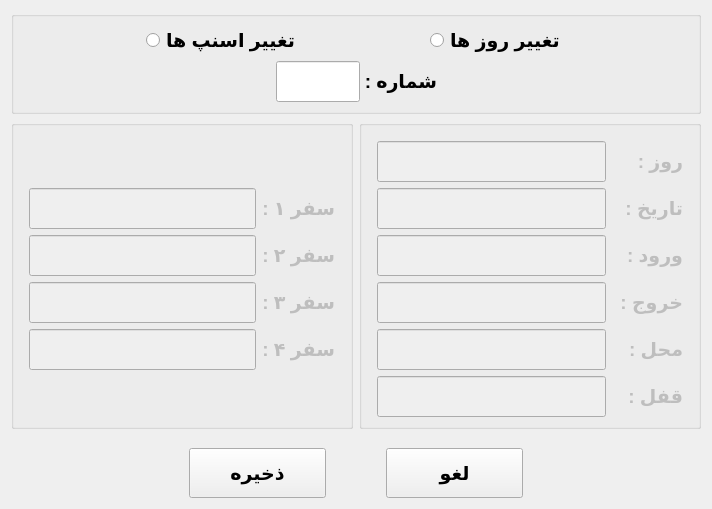
<?xml version="1.0" encoding="UTF-8"?>
<ui version="4.0">
 <class>edit_items</class>
 <widget class="QWidget" name="edit_items">
  <property name="geometry">
   <rect>
    <x>0</x>
    <y>0</y>
    <width>712</width>
    <height>509</height>
   </rect>
  </property>
  <property name="windowTitle">
   <string>Edit Items</string>
  </property>
  <layout class="QGridLayout" name="gridLayout_4">
   <item row="0" column="0" colspan="2">
    <widget class="QGroupBox" name="groupBox_3">
     <property name="title">
      <string/>
     </property>
     <layout class="QGridLayout" name="gridLayout_3">
      <item row="0" column="0">
       <layout class="QHBoxLayout" name="horizontalLayout">
        <item>
         <spacer name="horizontalSpacer_5">
          <property name="orientation">
           <enum>Qt::Horizontal</enum>
          </property>
          <property name="sizeHint" stdset="0">
           <size>
            <width>40</width>
            <height>20</height>
           </size>
          </property>
         </spacer>
        </item>
        <item>
         <widget class="QRadioButton" name="RbSnapp">
          <property name="font">
           <font>
            <pointsize>14</pointsize>
            <bold>true</bold>
           </font>
          </property>
          <property name="text">
           <string>تغییر اسنپ ها</string>
          </property>
          <property name="checked">
           <bool>false</bool>
          </property>
         </widget>
        </item>
        <item>
         <spacer name="horizontalSpacer_4">
          <property name="orientation">
           <enum>Qt::Horizontal</enum>
          </property>
          <property name="sizeHint" stdset="0">
           <size>
            <width>40</width>
            <height>20</height>
           </size>
          </property>
         </spacer>
        </item>
        <item>
         <widget class="QRadioButton" name="RbDay">
          <property name="font">
           <font>
            <pointsize>14</pointsize>
            <bold>true</bold>
           </font>
          </property>
          <property name="text">
           <string>تغییر روز ها</string>
          </property>
         </widget>
        </item>
        <item>
         <spacer name="horizontalSpacer_6">
          <property name="orientation">
           <enum>Qt::Horizontal</enum>
          </property>
          <property name="sizeHint" stdset="0">
           <size>
            <width>40</width>
            <height>20</height>
           </size>
          </property>
         </spacer>
        </item>
       </layout>
      </item>
      <item row="1" column="0">
       <layout class="QHBoxLayout" name="horizontalLayout_2" stretch="4,1,1,4">
        <item>
         <spacer name="horizontalSpacer_2">
          <property name="orientation">
           <enum>Qt::Horizontal</enum>
          </property>
          <property name="sizeHint" stdset="0">
           <size>
            <width>40</width>
            <height>20</height>
           </size>
          </property>
         </spacer>
        </item>
        <item>
         <widget class="QLineEdit" name="number">
          <property name="minimumSize">
           <size>
            <width>84</width>
            <height>41</height>
           </size>
          </property>
          <property name="font">
           <font>
            <pointsize>14</pointsize>
            <bold>true</bold>
           </font>
          </property>
         </widget>
        </item>
        <item>
         <widget class="QLabel" name="label_12">
          <property name="minimumSize">
           <size>
            <width>71</width>
            <height>41</height>
           </size>
          </property>
          <property name="font">
           <font>
            <pointsize>14</pointsize>
            <bold>true</bold>
           </font>
          </property>
          <property name="text">
           <string>شماره :</string>
          </property>
         </widget>
        </item>
        <item>
         <spacer name="horizontalSpacer_3">
          <property name="orientation">
           <enum>Qt::Horizontal</enum>
          </property>
          <property name="sizeHint" stdset="0">
           <size>
            <width>40</width>
            <height>20</height>
           </size>
          </property>
         </spacer>
        </item>
       </layout>
      </item>
     </layout>
    </widget>
   </item>
   <item row="1" column="0">
    <widget class="QGroupBox" name="groupBox">
     <property name="enabled">
      <bool>false</bool>
     </property>
     <property name="title">
      <string/>
     </property>
     <layout class="QVBoxLayout" name="verticalLayout">
      <property name="leftMargin">
       <number>15</number>
      </property>
      <property name="topMargin">
       <number>15</number>
      </property>
      <property name="rightMargin">
       <number>15</number>
      </property>
      <item>
       <layout class="QGridLayout" name="gridLayout_2">
        <item row="0" column="0">
         <widget class="QLineEdit" name="LeS1">
          <property name="minimumSize">
           <size>
            <width>135</width>
            <height>41</height>
           </size>
          </property>
          <property name="font">
           <font>
            <pointsize>14</pointsize>
            <bold>true</bold>
           </font>
          </property>
         </widget>
        </item>
        <item row="0" column="1">
         <widget class="QLabel" name="label_9">
          <property name="minimumSize">
           <size>
            <width>71</width>
            <height>41</height>
           </size>
          </property>
          <property name="font">
           <font>
            <pointsize>14</pointsize>
            <bold>true</bold>
           </font>
          </property>
          <property name="text">
           <string>سفر ۱ :</string>
          </property>
         </widget>
        </item>
        <item row="1" column="0">
         <widget class="QLineEdit" name="LeS2">
          <property name="minimumSize">
           <size>
            <width>0</width>
            <height>41</height>
           </size>
          </property>
          <property name="font">
           <font>
            <pointsize>14</pointsize>
            <bold>true</bold>
           </font>
          </property>
         </widget>
        </item>
        <item row="1" column="1">
         <widget class="QLabel" name="label_10">
          <property name="minimumSize">
           <size>
            <width>71</width>
            <height>41</height>
           </size>
          </property>
          <property name="font">
           <font>
            <pointsize>14</pointsize>
            <bold>true</bold>
           </font>
          </property>
          <property name="text">
           <string>سفر ۲ :</string>
          </property>
         </widget>
        </item>
        <item row="2" column="0">
         <widget class="QLineEdit" name="LeS3">
          <property name="minimumSize">
           <size>
            <width>0</width>
            <height>41</height>
           </size>
          </property>
          <property name="font">
           <font>
            <pointsize>14</pointsize>
            <bold>true</bold>
           </font>
          </property>
         </widget>
        </item>
        <item row="2" column="1">
         <widget class="QLabel" name="label_7">
          <property name="minimumSize">
           <size>
            <width>71</width>
            <height>41</height>
           </size>
          </property>
          <property name="font">
           <font>
            <pointsize>14</pointsize>
            <bold>true</bold>
           </font>
          </property>
          <property name="text">
           <string>سفر ۳ :</string>
          </property>
         </widget>
        </item>
        <item row="3" column="0">
         <widget class="QLineEdit" name="LeS4">
          <property name="minimumSize">
           <size>
            <width>0</width>
            <height>41</height>
           </size>
          </property>
          <property name="font">
           <font>
            <pointsize>14</pointsize>
            <bold>true</bold>
           </font>
          </property>
         </widget>
        </item>
        <item row="3" column="1">
         <widget class="QLabel" name="label_8">
          <property name="minimumSize">
           <size>
            <width>71</width>
            <height>41</height>
           </size>
          </property>
          <property name="font">
           <font>
            <pointsize>14</pointsize>
            <bold>true</bold>
           </font>
          </property>
          <property name="text">
           <string>سفر ۴ :</string>
          </property>
         </widget>
        </item>
       </layout>
      </item>
     </layout>
    </widget>
   </item>
   <item row="1" column="1">
    <widget class="QGroupBox" name="groupBox_2">
     <property name="enabled">
      <bool>false</bool>
     </property>
     <property name="title">
      <string/>
     </property>
     <layout class="QVBoxLayout" name="verticalLayout_2">
      <property name="leftMargin">
       <number>15</number>
      </property>
      <property name="topMargin">
       <number>15</number>
      </property>
      <property name="rightMargin">
       <number>15</number>
      </property>
      <item>
       <layout class="QGridLayout" name="gridLayout">
        <item row="0" column="0">
         <widget class="QLineEdit" name="LeDay">
          <property name="minimumSize">
           <size>
            <width>221</width>
            <height>41</height>
           </size>
          </property>
          <property name="font">
           <font>
            <pointsize>14</pointsize>
            <bold>true</bold>
           </font>
          </property>
         </widget>
        </item>
        <item row="0" column="1">
         <widget class="QLabel" name="label">
          <property name="minimumSize">
           <size>
            <width>71</width>
            <height>41</height>
           </size>
          </property>
          <property name="font">
           <font>
            <pointsize>14</pointsize>
            <bold>true</bold>
           </font>
          </property>
          <property name="text">
           <string>روز :</string>
          </property>
         </widget>
        </item>
        <item row="1" column="0">
         <widget class="QLineEdit" name="LeDate">
          <property name="minimumSize">
           <size>
            <width>221</width>
            <height>41</height>
           </size>
          </property>
          <property name="font">
           <font>
            <pointsize>14</pointsize>
            <bold>true</bold>
           </font>
          </property>
         </widget>
        </item>
        <item row="1" column="1">
         <widget class="QLabel" name="label_3">
          <property name="minimumSize">
           <size>
            <width>71</width>
            <height>41</height>
           </size>
          </property>
          <property name="font">
           <font>
            <pointsize>14</pointsize>
            <bold>true</bold>
           </font>
          </property>
          <property name="text">
           <string>تاریخ :</string>
          </property>
         </widget>
        </item>
        <item row="2" column="0">
         <widget class="QLineEdit" name="LeLogin">
          <property name="minimumSize">
           <size>
            <width>221</width>
            <height>41</height>
           </size>
          </property>
          <property name="font">
           <font>
            <pointsize>14</pointsize>
            <bold>true</bold>
           </font>
          </property>
         </widget>
        </item>
        <item row="2" column="1">
         <widget class="QLabel" name="label_2">
          <property name="minimumSize">
           <size>
            <width>71</width>
            <height>41</height>
           </size>
          </property>
          <property name="font">
           <font>
            <pointsize>14</pointsize>
            <bold>true</bold>
           </font>
          </property>
          <property name="text">
           <string>ورود :</string>
          </property>
         </widget>
        </item>
        <item row="3" column="0">
         <widget class="QLineEdit" name="LeExit">
          <property name="minimumSize">
           <size>
            <width>221</width>
            <height>41</height>
           </size>
          </property>
          <property name="font">
           <font>
            <pointsize>14</pointsize>
            <bold>true</bold>
           </font>
          </property>
         </widget>
        </item>
        <item row="3" column="1">
         <widget class="QLabel" name="label_4">
          <property name="minimumSize">
           <size>
            <width>71</width>
            <height>41</height>
           </size>
          </property>
          <property name="font">
           <font>
            <pointsize>14</pointsize>
            <bold>true</bold>
           </font>
          </property>
          <property name="text">
           <string>خروج :</string>
          </property>
         </widget>
        </item>
        <item row="4" column="0">
         <widget class="QLineEdit" name="LeLocation">
          <property name="minimumSize">
           <size>
            <width>221</width>
            <height>41</height>
           </size>
          </property>
          <property name="font">
           <font>
            <pointsize>14</pointsize>
            <bold>true</bold>
           </font>
          </property>
         </widget>
        </item>
        <item row="4" column="1">
         <widget class="QLabel" name="label_5">
          <property name="minimumSize">
           <size>
            <width>71</width>
            <height>41</height>
           </size>
          </property>
          <property name="font">
           <font>
            <pointsize>14</pointsize>
            <bold>true</bold>
           </font>
          </property>
          <property name="text">
           <string>محل :</string>
          </property>
         </widget>
        </item>
        <item row="5" column="0">
         <widget class="QLineEdit" name="LeLock">
          <property name="minimumSize">
           <size>
            <width>221</width>
            <height>41</height>
           </size>
          </property>
          <property name="font">
           <font>
            <pointsize>14</pointsize>
            <bold>true</bold>
           </font>
          </property>
         </widget>
        </item>
        <item row="5" column="1">
         <widget class="QLabel" name="label_6">
          <property name="minimumSize">
           <size>
            <width>71</width>
            <height>41</height>
           </size>
          </property>
          <property name="font">
           <font>
            <pointsize>14</pointsize>
            <bold>true</bold>
           </font>
          </property>
          <property name="text">
           <string>قفل :</string>
          </property>
         </widget>
        </item>
       </layout>
      </item>
     </layout>
    </widget>
   </item>
   <item row="3" column="0" colspan="2">
    <layout class="QHBoxLayout" name="horizontalLayout_6" stretch="13,10,4,10,13">
     <item>
      <spacer name="horizontalSpacer_10">
       <property name="orientation">
        <enum>Qt::Horizontal</enum>
       </property>
       <property name="sizeHint" stdset="0">
        <size>
         <width>40</width>
         <height>20</height>
        </size>
       </property>
      </spacer>
     </item>
     <item>
      <widget class="QPushButton" name="PbSave">
       <property name="minimumSize">
        <size>
         <width>120</width>
         <height>50</height>
        </size>
       </property>
       <property name="font">
        <font>
         <pointsize>14</pointsize>
         <bold>true</bold>
        </font>
       </property>
       <property name="text">
        <string>ذخیره</string>
       </property>
      </widget>
     </item>
     <item>
      <spacer name="horizontalSpacer">
       <property name="orientation">
        <enum>Qt::Horizontal</enum>
       </property>
       <property name="sizeHint" stdset="0">
        <size>
         <width>40</width>
         <height>20</height>
        </size>
       </property>
      </spacer>
     </item>
     <item>
      <widget class="QPushButton" name="PbCancel">
       <property name="minimumSize">
        <size>
         <width>120</width>
         <height>50</height>
        </size>
       </property>
       <property name="font">
        <font>
         <pointsize>14</pointsize>
         <bold>true</bold>
        </font>
       </property>
       <property name="text">
        <string>لغو</string>
       </property>
      </widget>
     </item>
     <item>
      <spacer name="horizontalSpacer_11">
       <property name="orientation">
        <enum>Qt::Horizontal</enum>
       </property>
       <property name="sizeHint" stdset="0">
        <size>
         <width>40</width>
         <height>20</height>
        </size>
       </property>
      </spacer>
     </item>
    </layout>
   </item>
   <item row="2" column="0" colspan="2">
    <spacer name="verticalSpacer">
     <property name="orientation">
      <enum>Qt::Vertical</enum>
     </property>
     <property name="sizeHint" stdset="0">
      <size>
       <width>20</width>
       <height>45</height>
      </size>
     </property>
    </spacer>
   </item>
  </layout>
 </widget>
 <resources/>
 <connections>
  <connection>
   <sender>RbSnapp</sender>
   <signal>toggled(bool)</signal>
   <receiver>groupBox</receiver>
   <slot>setEnabled(bool)</slot>
   <hints>
    <hint type="sourcelabel">
     <x>204</x>
     <y>44</y>
    </hint>
    <hint type="destinationlabel">
     <x>181</x>
     <y>149</y>
    </hint>
   </hints>
  </connection>
  <connection>
   <sender>RbDay</sender>
   <signal>toggled(bool)</signal>
   <receiver>groupBox_2</receiver>
   <slot>setEnabled(bool)</slot>
   <hints>
    <hint type="sourcelabel">
     <x>488</x>
     <y>48</y>
    </hint>
    <hint type="destinationlabel">
     <x>537</x>
     <y>140</y>
    </hint>
   </hints>
  </connection>
 </connections>
</ui>
